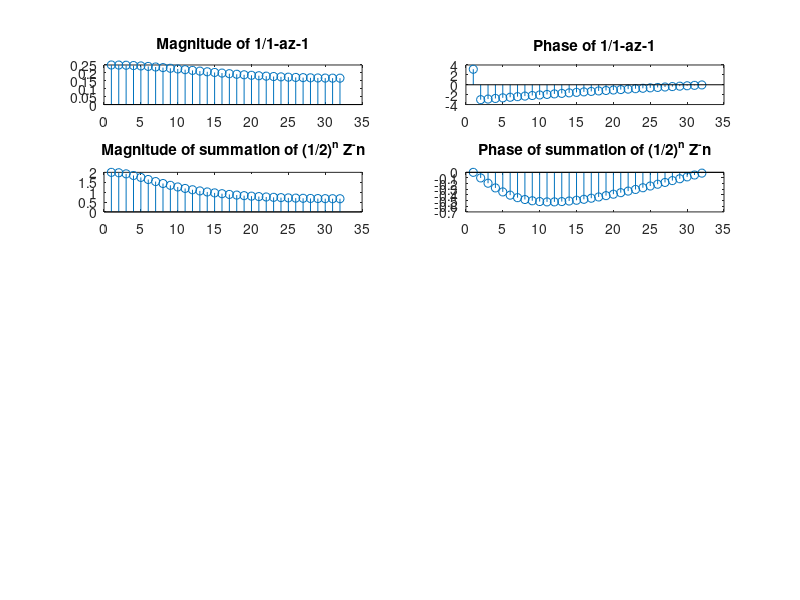

This figure's MATLAB source: (Note: this script raises an error after producing the figure.)
clear all;
clc;
close all;

a=input('enter value of a=');

L=1;
for w=0:0.1:pi
  H(L)=(1/(1-a*exp(-j*w)));
  L=L+1;
end
subplot(521);
stem(abs(H));
title('Magnitude of 1/1-az-1');
subplot(522);
stem(angle(H));
title('Phase of 1/1-az-1');

N=20;
L=1;
for w2=0:0.1:pi
    h(L)=0;
    for n=0:N
        h(L)= h(L)+((1/2)^n)*(exp(-j*w2*n));
    end
    H1(L)=h(L);
    L=L+1;
end

subplot(523);
stem(abs(H1));
title('Magnitude of summation of (1/2)^n Z^-n');

subplot(524);
stem(angle(H1));
title('Phase of summation of (1/2)^n Z^-n');

syms z n 
z1=ztrans(a^n);
m=1;
for w1=0:0.1:pi
    Z(m)=subs(z1,exp(j*w1));
    m=m+1;
end    

subplot(525);
stem(abs(Z));
title('Magnitude of ztransform using ztrans function');
subplot(526);
stem(angle(Z));
title('Phase of ztransform using ztrans function');

I=iztrans(z1);
p=1;
for n=0:N
    Z1(p)=subs(I,n);
    p=p+1;
end    
subplot(527);
stem(abs(Z1));
title('Magnitude of Inverse ztransform using iztrans function');

subplot(528);
stem(angle(Z1));
title('Magnitude of Inverse ztransform using iztrans function');


% long division methode inverse z transform
num=[1 0 0];        % refer page 319 of Mitra for example 
den=[1 -.5 ]; %increase zeros in num and see result , decrease zeros and see
[q1,r1]= deconv(num,den); %in first case quotient will be as per ans in second remainder can be 

%Partial fraction methode inverse Z transform
d=[1 0]; e=[1 -.5];   %e matrix is coeff of y  d for x  give increasing powers of z-1
[r p c]=residue(d,e);

for i =1:5
    seq(i)=c+(r(1)*(p(1)^(i-1)));
end

%plot poles and zeros
b=input('enter numerator coefficients =');
c=input('enter denominator coefficients =');
subplot(529);
zplane(b,c);

